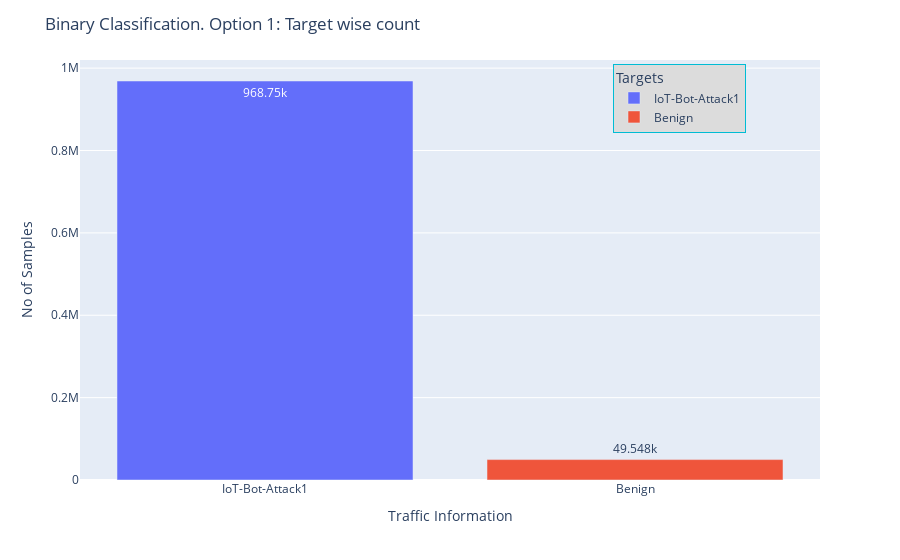

Notebook code cell kept with this figure:
### Code cell
legend_position_dict = dict(bgcolor="#dcdcdc", borderwidth=1, bordercolor="#00BCD4", orientation='v',
                            yanchor="top", y=0.99, xanchor="right", x=0.9, title="Targets")
display_bar_chart(binary_target_counts, binary_target_counts.index, binary_target_counts.values, 
                  "Binary Classification. Option 1: Target wise count", "Traffic Information", "No of Samples", 
                  legend_position_dict=legend_position_dict)

### Figure 1 — Plotly figure (JSON) as saved in the notebook; plotly's stock layout.template omitted (floating-point values rounded to 4 significant figures)
{"data": [{"alignmentgroup": "True", "hovertemplate": "target=%{x}<br>y=%{y}<extra></extra>", "legendgroup": "IoT-Bot-Attack1", "marker": {"color": "#636efa", "pattern": {"shape": ""}}, "name": "IoT-Bot-Attack1", "offsetgroup": "IoT-Bot-Attack1", "orientation": "v", "showlegend": true, "textposition": "auto", "texttemplate": "%{y}", "type": "bar", "x": ["IoT-Bot-Attack1"], "xaxis": "x", "y": [968750], "yaxis": "y"}, {"alignmentgroup": "True", "hovertemplate": "target=%{x}<br>y=%{y}<extra></extra>", "legendgroup": "Benign", "marker": {"color": "#EF553B", "pattern": {"shape": ""}}, "name": "Benign", "offsetgroup": "Benign", "orientation": "v", "showlegend": true, "textposition": "auto", "texttemplate": "%{y}", "type": "bar", "x": ["Benign"], "xaxis": "x", "y": [49548], "yaxis": "y"}], "layout": {"barmode": "relative", "legend": {"bgcolor": "#dcdcdc", "bordercolor": "#00BCD4", "borderwidth": 1, "orientation": "v", "title": {"text": "Targets"}, "tracegroupgap": 0, "x": 0.9, "xanchor": "right", "y": 0.99, "yanchor": "top"}, "margin": {"t": 60}, "title": {"text": "Binary Classification. Option 1: Target wise count"}, "xaxis": {"anchor": "y", "categoryarray": ["IoT-Bot-Attack1", "Benign"], "categoryorder": "array", "domain": [0, 1], "title": {"text": "Traffic Information"}}, "yaxis": {"anchor": "x", "domain": [0, 1], "title": {"text": "No of Samples"}}}}
